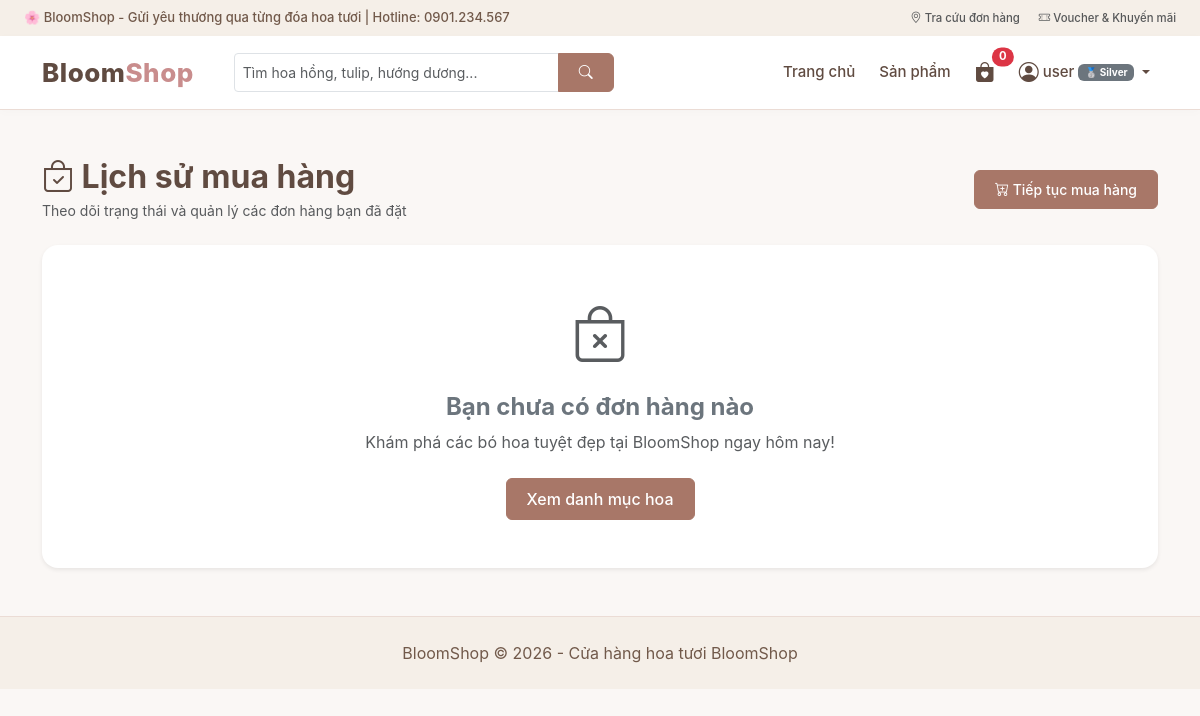
/index.php?act=lichsudonhang (signed in), run on an earlier commit of the app's database.
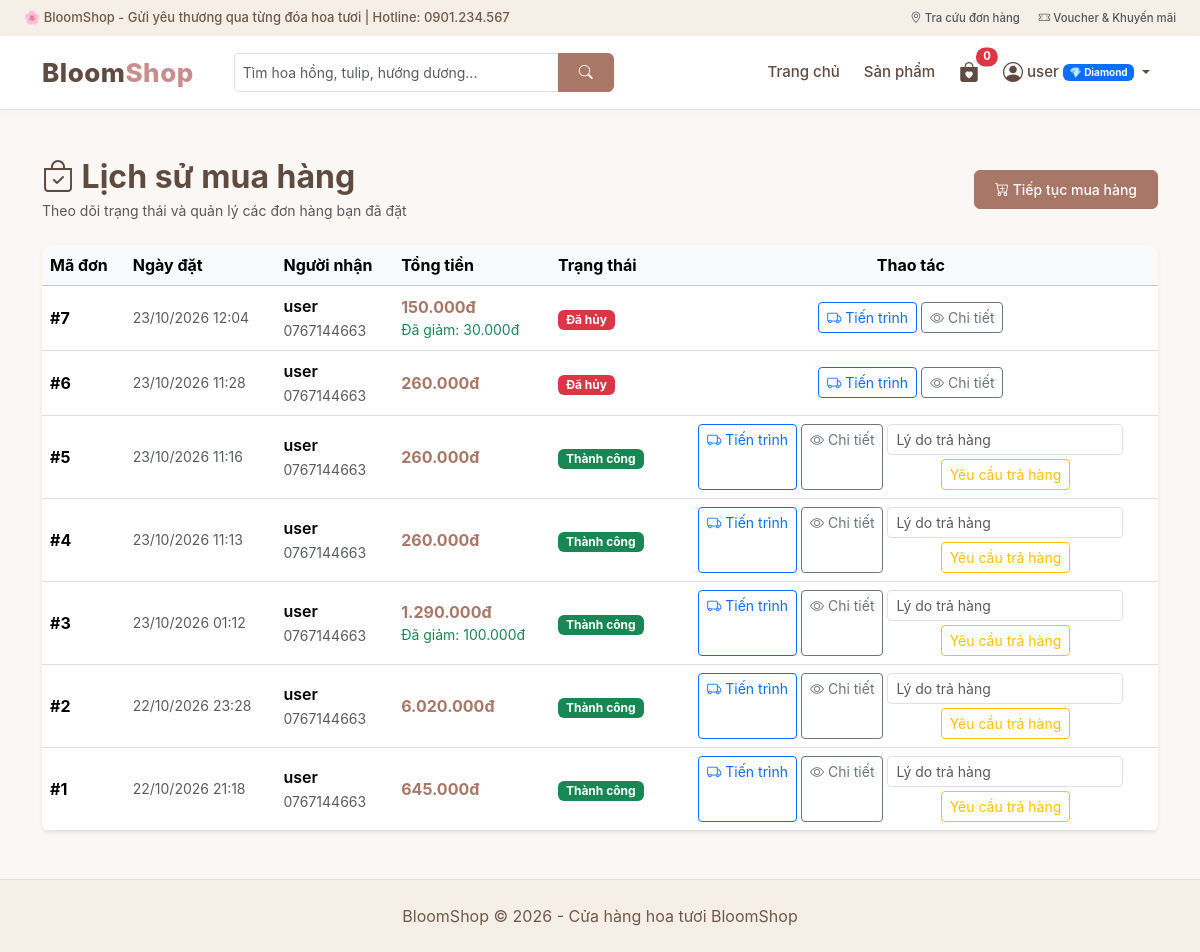
And on a later commit of the database.
### tables this page shows
CREATE TABLE `donhang` (
  `id` int(11) NOT NULL AUTO_INCREMENT,
  `user_id` int(11) DEFAULT NULL,
  `customer_name` varchar(100) NOT NULL,
  `customer_email` varchar(100) NOT NULL,
  `customer_phone` varchar(20) NOT NULL,
  `customer_address` varchar(255) NOT NULL,
  `note` text DEFAULT NULL,
  `subtotal` decimal(12,2) NOT NULL DEFAULT 0.00,
  `voucher_code` varchar(50) DEFAULT NULL,
  `discount_amount` decimal(12,2) DEFAULT 0.00,
  `total_price` decimal(12,2) NOT NULL,
  `payment_method` varchar(50) DEFAULT 'COD',
  `status` enum('cho_xac_nhan','xac_nhan','dang_giao','da_giao','thanh_cong','da_huy','yeu_cau_tra','da_tra_hang','tu_choi_tra') NOT NULL DEFAULT 'cho_xac_nhan',
  `created_at` datetime DEFAULT current_timestamp(),
  `updated_at` datetime DEFAULT current_timestamp() ON UPDATE current_timestamp(),
  `stock_deducted` tinyint(1) NOT NULL DEFAULT 0,
  `inventory_restored` tinyint(1) NOT NULL DEFAULT 0,
  `voucher_restored` tinyint(1) NOT NULL DEFAULT 0,
  `return_reason` text DEFAULT NULL,
  `return_requested_at` datetime DEFAULT NULL,
  PRIMARY KEY (`id`),
  KEY `user_id` (`user_id`),
  CONSTRAINT `donhang_ibfk_1` FOREIGN KEY (`user_id`) REFERENCES `users` (`id`) ON DELETE SET NULL
);

### controller/BaseController.php (called while the page is built, shortened)
<?php
class BaseController
{
    public function renderView($view_file, $data_truyen = [])
    {
        $asset_dir = file_exists('view/css/style.css') ? 'view' : (file_exists('../view/css/style.css') ? '../view' : 'view');
        extract($data_truyen);
        include __DIR__ . "/../view/header.php";
        include __DIR__ . "/../view/" . $view_file;
        include __DIR__ . "/../view/footer.php";
        exit;
    }
}

### controller/DonHangController.php (called while the page is built, shortened)
<?php
require_once __DIR__ . '/BaseController.php';
require_once __DIR__ . '/../model/DonHangModel.php';
class DonHangController extends BaseController
{
    private $donHangModel;
    public function __construct()
    {
        $this->donHangModel = new DonHangModel();
    }
    public function lichSuDonHang()
    {
        $danhsach_donhang = $this->donHangModel->getOrdersByUser($_SESSION['id']);
        $this->renderView('lichsudonhang.php', [
            'danhsach_donhang' => $danhsach_donhang
        ]);
    }
}

### model/BaseModel.php (called while the page is built, shortened)
<?php
class BaseModel extends database
{
    private static $cached_conn = null;
    protected function get_conn()
    {
        if (self::$cached_conn === null) {
            self::$cached_conn = $this->connection_database();
        }
        return self::$cached_conn;
    }
    public function queryAll($sql, $params = [])
    {
        $conn = $this->get_conn();
        $stmt = $conn->prepare($sql);
        $stmt->execute($params);
        return $stmt->fetchAll(PDO::FETCH_ASSOC);
    }
    public function readitem($sql, $params = [])
    {
        return $this->queryAll($sql, $params);
    }
}

### model/DonHangModel.php (called while the page is built, shortened)
<?php
require_once __DIR__ . '/BaseModel.php';
class DonHangModel extends BaseModel
{
    public function getOrdersByUser($user_id)
    {
        return $this->readitem("SELECT * FROM donhang WHERE user_id = :uid ORDER BY id DESC", [':uid' => (int)$user_id]);
    }
}

### view/lichsudonhang.php (the view, shortened to what the changed rows need)
<div class="container my-5">
    <div class="d-flex justify-content-between align-items-center mb-4 flex-wrap gap-2">
        <div>
            <h2 class="fw-bold mb-1" style="color: #604b41;">
                <i class="bi bi-bag-check"></i> Lịch sử mua hàng
            </h2>
        </div>
    </div>
    <?php if (!empty($danhsach_donhang)) { ?>
        <div class="card border-0 shadow-sm rounded-3 overflow-hidden bg-white">
            <div class="table-responsive">
                <table class="table table-hover align-middle mb-0">
                    <thead class="table-light">
                        <tr>
                            <th>Mã đơn</th>
                            <th>Ngày đặt</th>
                            <th>Người nhận</th>
                            <th>Tổng tiền</th>
                            <th>Trạng thái</th>
                            <th class="text-center">Thao tác</th>
                        </tr>
                    </thead>
                    <tbody>
                        <?php foreach ($danhsach_donhang as $dh) {
                            $st = $dh['status'];
                            $badge_class = 'bg-secondary';
                            $status_text = 'Không xác định';
                            switch ($st) {
                                case 'thanh_cong':
                                    $badge_class = 'bg-success';
                                    $status_text = 'Thành công';
                                    break;
                                case 'da_huy':
                                    $badge_class = 'bg-danger';
                                    $status_text = 'Đã hủy';
                                    break;
                            }
                        ?>
                            <tr>
                                <td class="fw-bold">#<?= $dh['id'] ?></td>
                                <td class="small text-muted"><?= date('d/m/Y H:i', strtotime($dh['created_at'])) ?></td>
                                <td>
                                    <div class="fw-semibold"><?= htmlspecialchars($dh['customer_name']) ?></div>
                                    <small class="text-muted"><?= htmlspecialchars($dh['customer_phone']) ?></small>
                                </td>
                                <td>
                                    <span class="fw-bold price-text"><?= number_format($dh['total_price'], 0, ',', '.') ?>đ</span>
                                    <?php if ($dh['discount_amount'] > 0) { ?>
                                        <div class="small text-success">Đã giảm: <?= number_format($dh['discount_amount'], 0, ',', '.') ?>đ</div>
                                    <?php } ?>
                                </td>
                                <td>
                                    <span class="badge <?= $badge_class ?> px-2 py-1"><?= $status_text ?></span>
                                </td>
                                <td class="text-center">
                                    <div class="d-flex gap-1 justify-content-center flex-wrap">
                                        <a href="index.php?act=theodoigiaohang&id=<?= $dh['id'] ?>" class="btn btn-outline-primary btn-sm" title="Xem tiến trình giao hàng">
                                            <i class="bi bi-truck"></i> Tiến trình
                                        </a>
                                        <a href="index.php?act=chitietdonhang&id=<?= $dh['id'] ?>" class="btn btn-outline-secondary btn-sm" title="Xem chi tiết đơn hàng">
                                            <i class="bi bi-eye"></i> Chi tiết
                                        </a>
                                            <?php if (in_array($st, ['da_giao','thanh_cong','tu_choi_tra'], true)) { ?>
                                            <form method="POST" action="index.php?act=yeucautrahang" class="d-inline" onsubmit="return confirm('Gửi yêu cầu trả hàng cho Admin?')">
                                                <input type="text" name="return_reason" minlength="5" maxlength="1000" placeholder="Lý do trả hàng" required class="form-control form-control-sm mb-1">
                                                <button class="btn btn-outline-warning btn-sm" type="submit">Yêu cầu trả hàng</button>
                                            </form>
                                            <?php } ?>
                                    </div>
                                </td>
                            </tr>
                        <?php } ?>
                    </tbody>
                </table>
            </div>
        </div>
    <?php } else { ?>
        <div class="card border-0 shadow-sm p-5 text-center rounded-4 bg-white">
            <i class="bi bi-bag-x fs-1 text-muted mb-3" style="font-size: 3.5rem !important;"></i>
            <h4 class="fw-bold text-secondary">Bạn chưa có đơn hàng nào</h4>
            <p class="text-muted">Khám phá các bó hoa tuyệt đẹp tại BloomShop ngay hôm nay!</p>
            <div class="mt-2">
                <a href="index.php?act=sanpham" class="btn btn-bloom">Xem danh mục hoa</a>
            </div>
        </div>
    <?php } ?>
</div>

### view/header.php (shortened to what the changed rows need)
<?php
$user_tier = $_SESSION['tier'] ?? 'silver';
?>
<!DOCTYPE html>
<html lang="vi">
<head>
    <link href="https://cdn.jsdelivr.net/npm/bootstrap@5.3.3/dist/css/bootstrap.min.css" rel="stylesheet">
    <link href="https://cdn.jsdelivr.net/npm/bootstrap-icons@1.11.3/font/bootstrap-icons.min.css" rel="stylesheet">
    <link href="<?= $asset_dir ?>/css/style.css?v=<?= file_exists(__DIR__ . '/css/style.css') ? filemtime(__DIR__ . '/css/style.css') : '2.1' ?>" rel="stylesheet">
</head>
<body>
<nav class="navbar navbar-expand-lg sticky-top">
    <div class="container">
        <div class="collapse navbar-collapse" id="menu">
            <ul class="navbar-nav ms-auto align-items-center">
                <?php if (isset($_SESSION['id'])) { ?>
                    <li class="nav-item dropdown">
                        <a class="nav-link dropdown-toggle d-flex align-items-center gap-1" href="#" role="button" data-bs-toggle="dropdown">
                            <i class="bi bi-person-circle fs-5"></i>
                            <span><?= htmlspecialchars($_SESSION['name']) ?></span>
                            <?php if ($user_tier == 'diamond') { ?>
                                <span class="badge bg-primary text-white" style="font-size: 10px;">💎 Diamond</span>
                            <?php } elseif ($user_tier == 'gold') { ?>
                                <span class="badge bg-warning text-dark" style="font-size: 10px;">🥇 Gold</span>
                            <?php } else { ?>
                                <span class="badge bg-secondary text-white" style="font-size: 10px;">🥈 Silver</span>
                            <?php } ?>
                        </a>
                    </li>
                <?php } ?>
            </ul>
        </div>
    </div>
</nav>

What changed in the data, as far as the page shows it:
added donhang: id "7", created_at "23/10/2026 12:04", customer_name "user", customer_phone "0767144663", total_price "150.000", discount_amount "30.000", status "Đã hủy"
added donhang: id "6", created_at "23/10/2026 11:28", customer_name "user", customer_phone "0767144663", total_price "260.000", status "Đã hủy"
added donhang: id "5", created_at "23/10/2026 11:16", customer_name "user", customer_phone "0767144663", total_price "260.000", status "Thành công"
added donhang: id "4", created_at "23/10/2026 11:13", customer_name "user", customer_phone "0767144663", total_price "260.000", status "Thành công"
added donhang: id "3", created_at "23/10/2026 01:12", customer_name "user", customer_phone "0767144663", total_price "1.290.000", discount_amount "100.000", status "Thành công"
now on this page (row edited): donhang: id "2", created_at "22/10/2026 23:28", customer_name "user", customer_phone "0767144663", total_price "6.020.000", status "Thành công"
now on this page (row edited): donhang: id "1", created_at "22/10/2026 21:18", customer_name "user", customer_phone "0767144663", total_price "645.000", status "Thành công"
Also different on the page:
text no longer shown: "🥈 Silver Bạn chưa có đơn hàng nào Khám phá các bó hoa tuyệt đẹp tại BloomShop ngay hôm nay! Xem danh mục hoa"
text now shown: "💎 Diamond Mã đơn Ngày đặt Người nhận Tổng tiền Trạng thái Thao tác"
